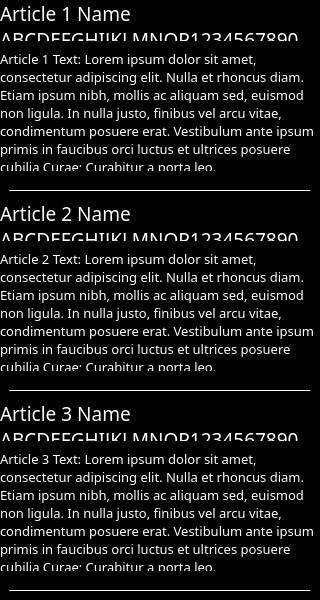
<?xml version="1.0" encoding="UTF-8"?>
<ui version="4.0">
 <class>news_widget</class>
 <widget class="QWidget" name="news_widget">
  <property name="geometry">
   <rect>
    <x>0</x>
    <y>0</y>
    <width>320</width>
    <height>600</height>
   </rect>
  </property>
  <property name="minimumSize">
   <size>
    <width>320</width>
    <height>600</height>
   </size>
  </property>
  <property name="maximumSize">
   <size>
    <width>320</width>
    <height>600</height>
   </size>
  </property>
  <property name="styleSheet">
   <string notr="true">background-color: rgb(0, 0, 0);
color: rgb(255, 255, 255);</string>
  </property>
  <widget class="QLabel" name="label_articletitle_1">
   <property name="geometry">
    <rect>
     <x>0</x>
     <y>0</y>
     <width>320</width>
     <height>41</height>
    </rect>
   </property>
   <property name="font">
    <font>
     <family>Century Gothic</family>
    </font>
   </property>
   <property name="text">
    <string>&lt;html&gt;&lt;head/&gt;&lt;body&gt;&lt;p&gt;&lt;span style=&quot; font-size:14pt;&quot;&gt;Article 1 Name ABCDEFGHIJKLMNOP1234567890&lt;/span&gt;&lt;/p&gt;&lt;/body&gt;&lt;/html&gt;</string>
   </property>
   <property name="alignment">
    <set>Qt::AlignLeading|Qt::AlignLeft|Qt::AlignTop</set>
   </property>
   <property name="wordWrap">
    <bool>true</bool>
   </property>
  </widget>
  <widget class="QLabel" name="label_articlebody_1">
   <property name="geometry">
    <rect>
     <x>0</x>
     <y>50</y>
     <width>320</width>
     <height>121</height>
    </rect>
   </property>
   <property name="font">
    <font>
     <family>Century Gothic</family>
    </font>
   </property>
   <property name="text">
    <string>&lt;html&gt;&lt;head/&gt;&lt;body&gt;&lt;p&gt;&lt;span style=&quot; font-size:10pt;&quot;&gt;Article 1 Text: Lorem ipsum dolor sit amet, consectetur adipiscing elit. Nulla et rhoncus diam. Etiam ipsum nibh, mollis ac aliquam sed, euismod non ligula. In nulla justo, finibus vel arcu vitae, condimentum posuere erat. Vestibulum ante ipsum primis in faucibus orci luctus et ultrices posuere cubilia Curae; Curabitur a porta leo.&lt;/span&gt;&lt;/p&gt;&lt;/body&gt;&lt;/html&gt;</string>
   </property>
   <property name="alignment">
    <set>Qt::AlignLeading|Qt::AlignLeft|Qt::AlignTop</set>
   </property>
   <property name="wordWrap">
    <bool>true</bool>
   </property>
  </widget>
  <widget class="Line" name="line">
   <property name="geometry">
    <rect>
     <x>9</x>
     <y>180</y>
     <width>301</width>
     <height>20</height>
    </rect>
   </property>
   <property name="frameShadow">
    <enum>QFrame::Plain</enum>
   </property>
   <property name="orientation">
    <enum>Qt::Horizontal</enum>
   </property>
  </widget>
  <widget class="QLabel" name="label_articlebody_2">
   <property name="geometry">
    <rect>
     <x>0</x>
     <y>250</y>
     <width>320</width>
     <height>121</height>
    </rect>
   </property>
   <property name="font">
    <font>
     <family>Century Gothic</family>
    </font>
   </property>
   <property name="text">
    <string>&lt;html&gt;&lt;head/&gt;&lt;body&gt;&lt;p&gt;&lt;span style=&quot; font-size:10pt;&quot;&gt;Article 2 Text: Lorem ipsum dolor sit amet, consectetur adipiscing elit. Nulla et rhoncus diam. Etiam ipsum nibh, mollis ac aliquam sed, euismod non ligula. In nulla justo, finibus vel arcu vitae, condimentum posuere erat. Vestibulum ante ipsum primis in faucibus orci luctus et ultrices posuere cubilia Curae; Curabitur a porta leo.&lt;/span&gt;&lt;/p&gt;&lt;/body&gt;&lt;/html&gt;</string>
   </property>
   <property name="alignment">
    <set>Qt::AlignLeading|Qt::AlignLeft|Qt::AlignTop</set>
   </property>
   <property name="wordWrap">
    <bool>true</bool>
   </property>
  </widget>
  <widget class="Line" name="line_2">
   <property name="geometry">
    <rect>
     <x>9</x>
     <y>380</y>
     <width>301</width>
     <height>20</height>
    </rect>
   </property>
   <property name="frameShadow">
    <enum>QFrame::Plain</enum>
   </property>
   <property name="orientation">
    <enum>Qt::Horizontal</enum>
   </property>
  </widget>
  <widget class="QLabel" name="label_articletitle_2">
   <property name="geometry">
    <rect>
     <x>0</x>
     <y>200</y>
     <width>320</width>
     <height>41</height>
    </rect>
   </property>
   <property name="font">
    <font>
     <family>Century Gothic</family>
    </font>
   </property>
   <property name="text">
    <string>&lt;html&gt;&lt;head/&gt;&lt;body&gt;&lt;p&gt;&lt;span style=&quot; font-size:14pt;&quot;&gt;Article 2 Name ABCDEFGHIJKLMNOP1234567890&lt;/span&gt;&lt;/p&gt;&lt;/body&gt;&lt;/html&gt;</string>
   </property>
   <property name="alignment">
    <set>Qt::AlignLeading|Qt::AlignLeft|Qt::AlignTop</set>
   </property>
   <property name="wordWrap">
    <bool>true</bool>
   </property>
  </widget>
  <widget class="Line" name="line_3">
   <property name="geometry">
    <rect>
     <x>9</x>
     <y>580</y>
     <width>301</width>
     <height>20</height>
    </rect>
   </property>
   <property name="frameShadow">
    <enum>QFrame::Plain</enum>
   </property>
   <property name="orientation">
    <enum>Qt::Horizontal</enum>
   </property>
  </widget>
  <widget class="QLabel" name="label_articletitle_3">
   <property name="geometry">
    <rect>
     <x>0</x>
     <y>400</y>
     <width>320</width>
     <height>41</height>
    </rect>
   </property>
   <property name="font">
    <font>
     <family>Century Gothic</family>
    </font>
   </property>
   <property name="text">
    <string>&lt;html&gt;&lt;head/&gt;&lt;body&gt;&lt;p&gt;&lt;span style=&quot; font-size:14pt;&quot;&gt;Article 3 Name ABCDEFGHIJKLMNOP1234567890&lt;/span&gt;&lt;/p&gt;&lt;/body&gt;&lt;/html&gt;</string>
   </property>
   <property name="alignment">
    <set>Qt::AlignLeading|Qt::AlignLeft|Qt::AlignTop</set>
   </property>
   <property name="wordWrap">
    <bool>true</bool>
   </property>
  </widget>
  <widget class="QLabel" name="label_articlebody_3">
   <property name="geometry">
    <rect>
     <x>0</x>
     <y>450</y>
     <width>320</width>
     <height>121</height>
    </rect>
   </property>
   <property name="font">
    <font>
     <family>Century Gothic</family>
    </font>
   </property>
   <property name="text">
    <string>&lt;html&gt;&lt;head/&gt;&lt;body&gt;&lt;p&gt;&lt;span style=&quot; font-size:10pt;&quot;&gt;Article 3 Text: Lorem ipsum dolor sit amet, consectetur adipiscing elit. Nulla et rhoncus diam. Etiam ipsum nibh, mollis ac aliquam sed, euismod non ligula. In nulla justo, finibus vel arcu vitae, condimentum posuere erat. Vestibulum ante ipsum primis in faucibus orci luctus et ultrices posuere cubilia Curae; Curabitur a porta leo.&lt;/span&gt;&lt;/p&gt;&lt;/body&gt;&lt;/html&gt;</string>
   </property>
   <property name="alignment">
    <set>Qt::AlignLeading|Qt::AlignLeft|Qt::AlignTop</set>
   </property>
   <property name="wordWrap">
    <bool>true</bool>
   </property>
  </widget>
 </widget>
 <resources/>
 <connections/>
</ui>
